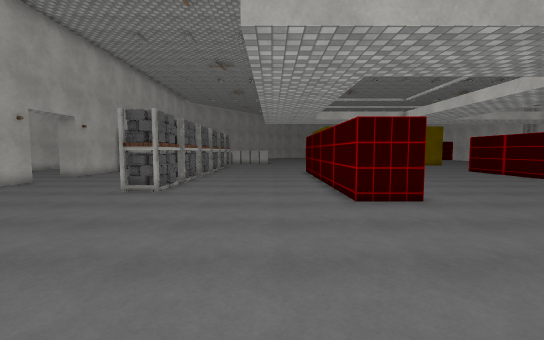
View 1 (above)

21 first-person views from a walk through a scene from a Unity 3-D project. The camera is 1.5 m above the floor, tilts 4° down and sees 90° across. Doors are open. The floor is counted in squares, 1 m on a side. Each view is taken from the middle of a square. On the plan, view 1 faces up. The plan holds only what a view shows up to about 14 squares ahead; the rest is blank. The place goes on beyond the plan. The player character is not drawn. Some surface patterns are stand-ins.

View 2
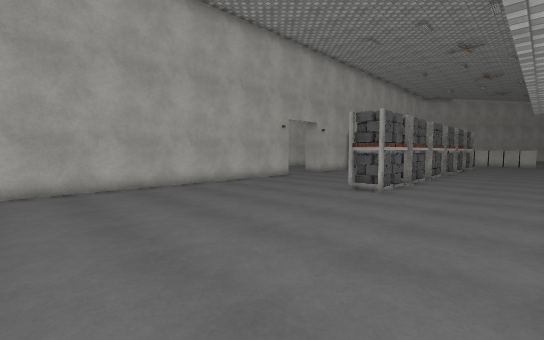

View 3
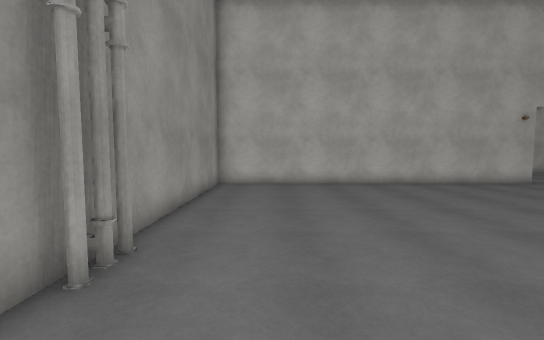

View 4
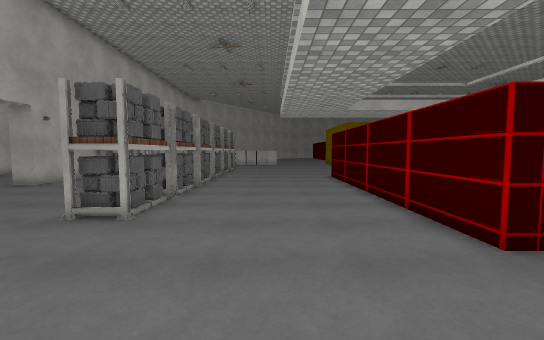

View 5
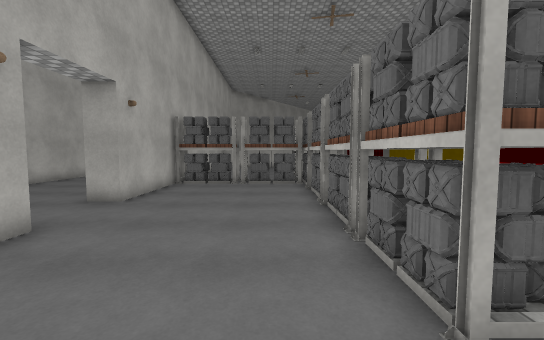

View 6
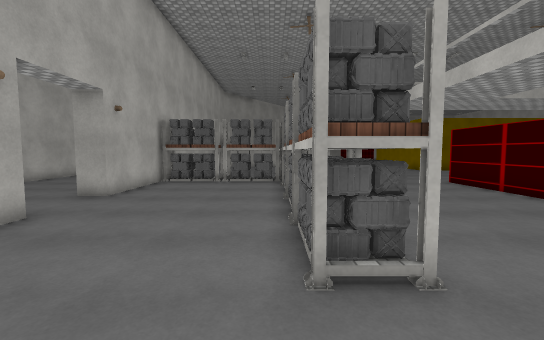

View 7
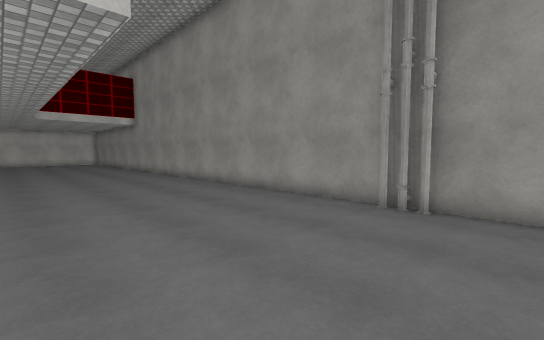

View 8
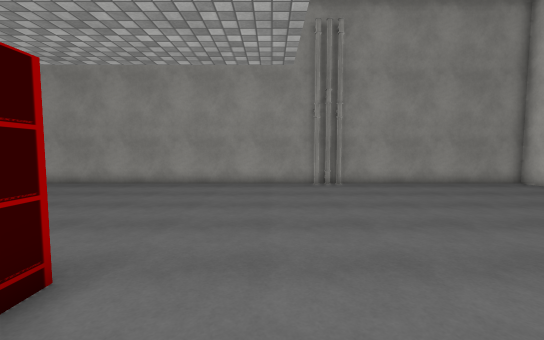

View 9
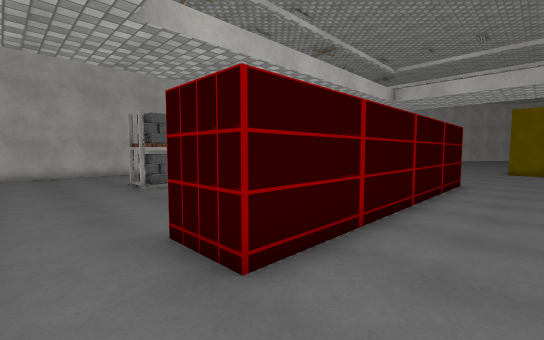

View 10
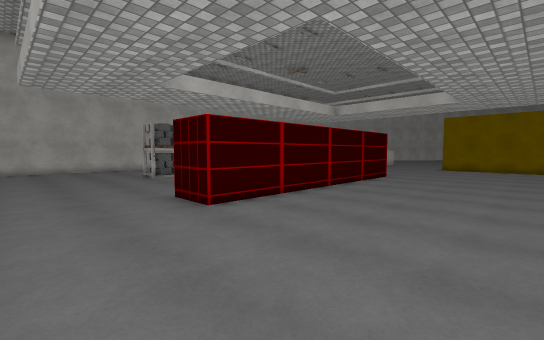

View 11
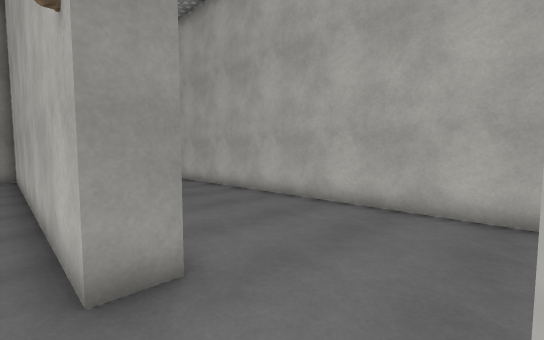

View 12
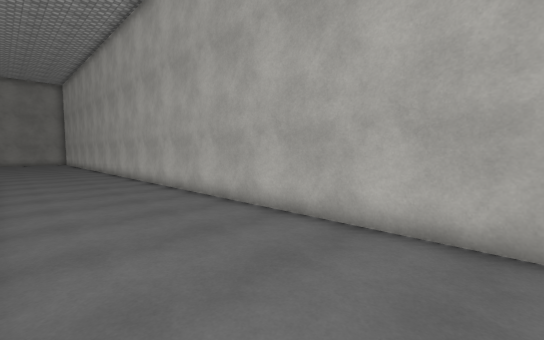

View 13
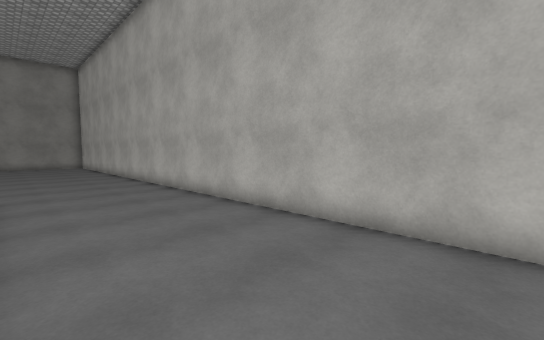

View 14
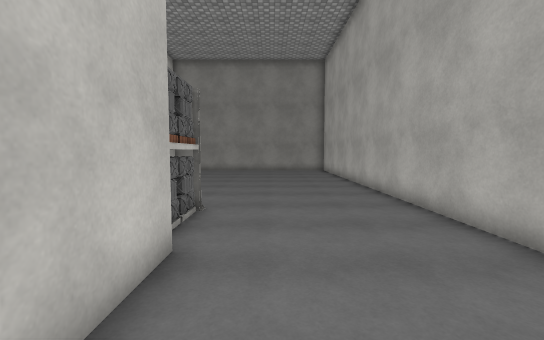

View 15
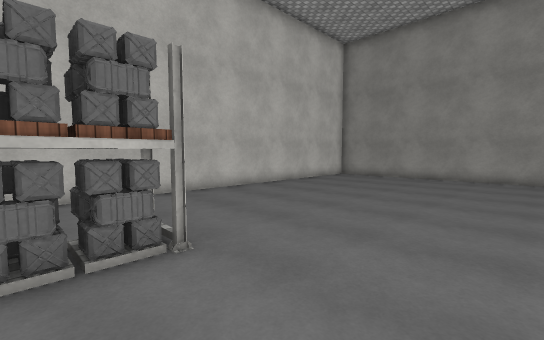

View 16
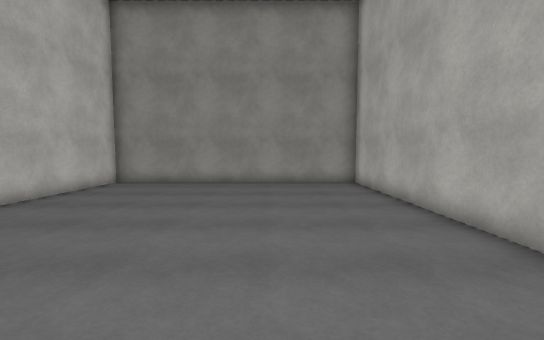

View 17
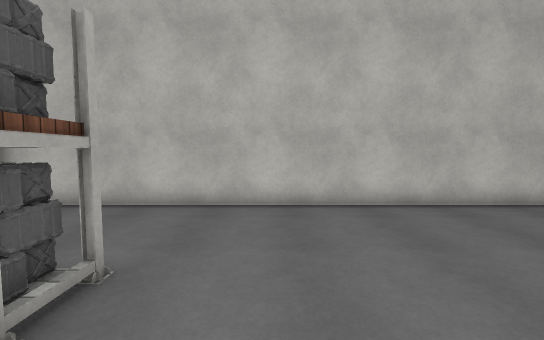

View 18
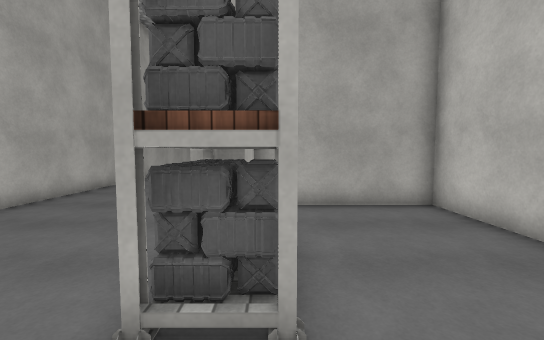

View 19
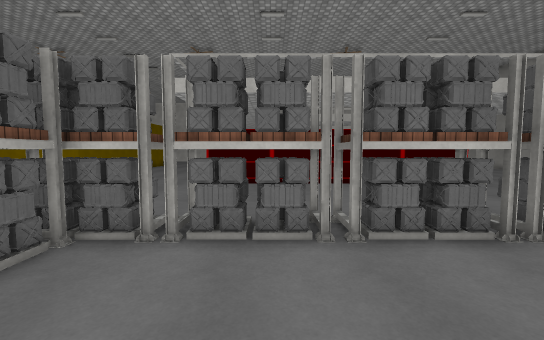

View 20
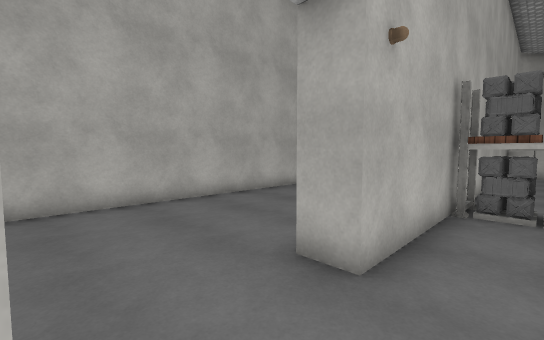

View 21
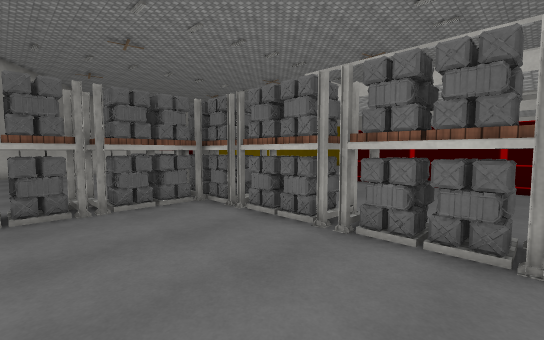

### Floor plan
Points are (right, up) in squares from view 1. A wall is a line through its corners. A room is listed if a view was taken in it or the views show most of it. See-through windows are left out.
Room 1 (views 1, 2, 3, 4, 5, 6, 7, 8, 9, 10, 11, 19, 20, 21)
walls: (4.5, 20) (4.5, 8) (2.5, 8) (2.5, 20); (-11.5, 13) (-11.5, -1.5) (10.5, -1.5); (-11.5, 20.5) (-11.5, 16)
ways out: open door at (-12, 14.5) to room 2
objects: shelf (-10, 20); shelf (-7, 20); shelf (-5, 10) to (-4, 13); shelf (-5, 14) to (-4, 16); shelf (-5, 17) to (-4, 18); shelf (-5, 19) to (-4, 20); pipe (-3, -1); pipe (-2, -1)
Room 2 (views 12, 13, 14, 15, 16, 17, 18)
walls: (-18, 20.5) (-18, -22) (-6.5, -22) (-6.5, -2.5) (-11.5, -2.5) (-11.5, -5) (-12.5, -5) (-12.5, -2.4)
ways out: open door at (-12, 14.5) to room 1
objects: shelf (-12, -8) to (-11, -5)

Where each view was taken, in squares from view 1:
view 1: 0 up, 0 right, facing up
view 2: 0 up, 0 right, facing up-left
view 3: 1 up, 1 right, facing left
view 4: 4 up, 1 left, facing up
view 5: 8 up, 7 left, facing up
view 6: 7 up, 6 left, facing up
view 7: 6 up, 5 left, facing down-right
view 8: 11 up, 0 right, facing down
view 9: 6 up, 7 right, facing up-left
view 10: 4 up, 11 right, facing up-left
view 11: 16 up, 11 left, facing down-left
view 12: 14 up, 13 left, facing down-left
view 13: 6 up, 13 left, facing down-left
view 14: 1 down, 14 left, facing down
view 15: 6 down, 16 left, facing down-right
view 16: 9 down, 14 left, facing down
view 17: 10 down, 14 left, facing right
view 18: 10 down, 11 left, facing up
view 19: 17 up, 10 left, facing right
view 20: 13 up, 10 left, facing up-left
view 21: 13 up, 10 left, facing up-right
